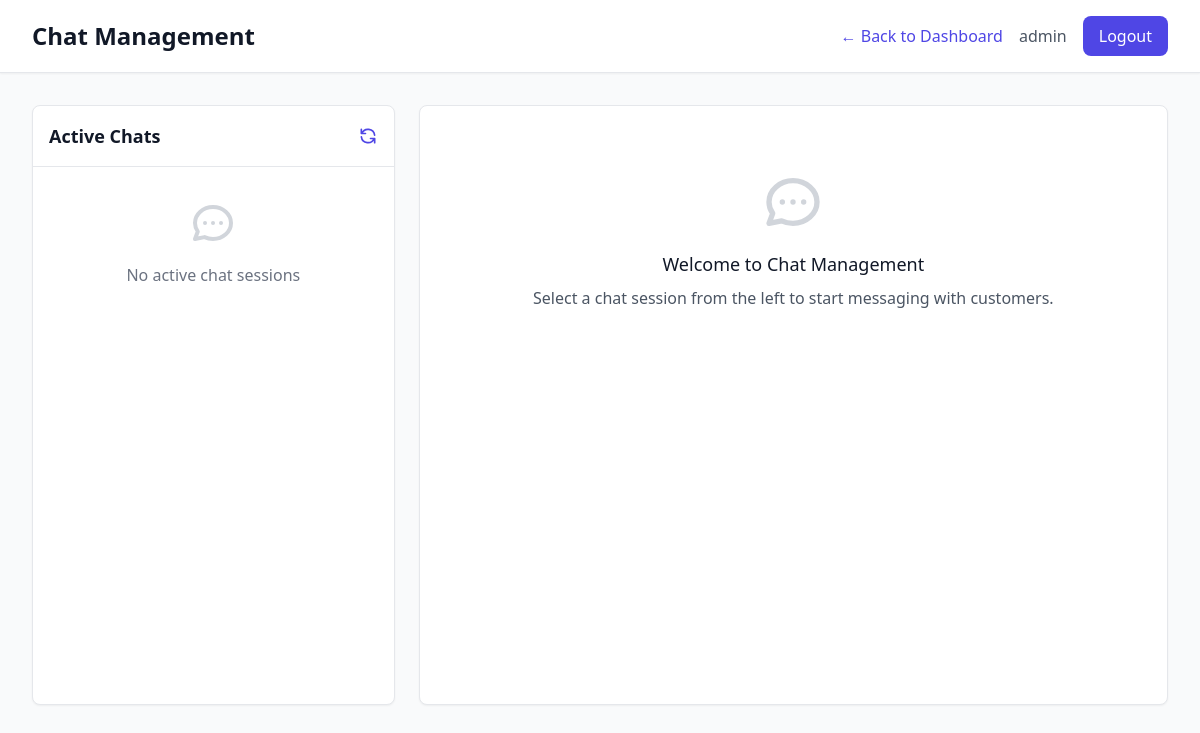
Before: /admin/chat (signed in) with the older database file.
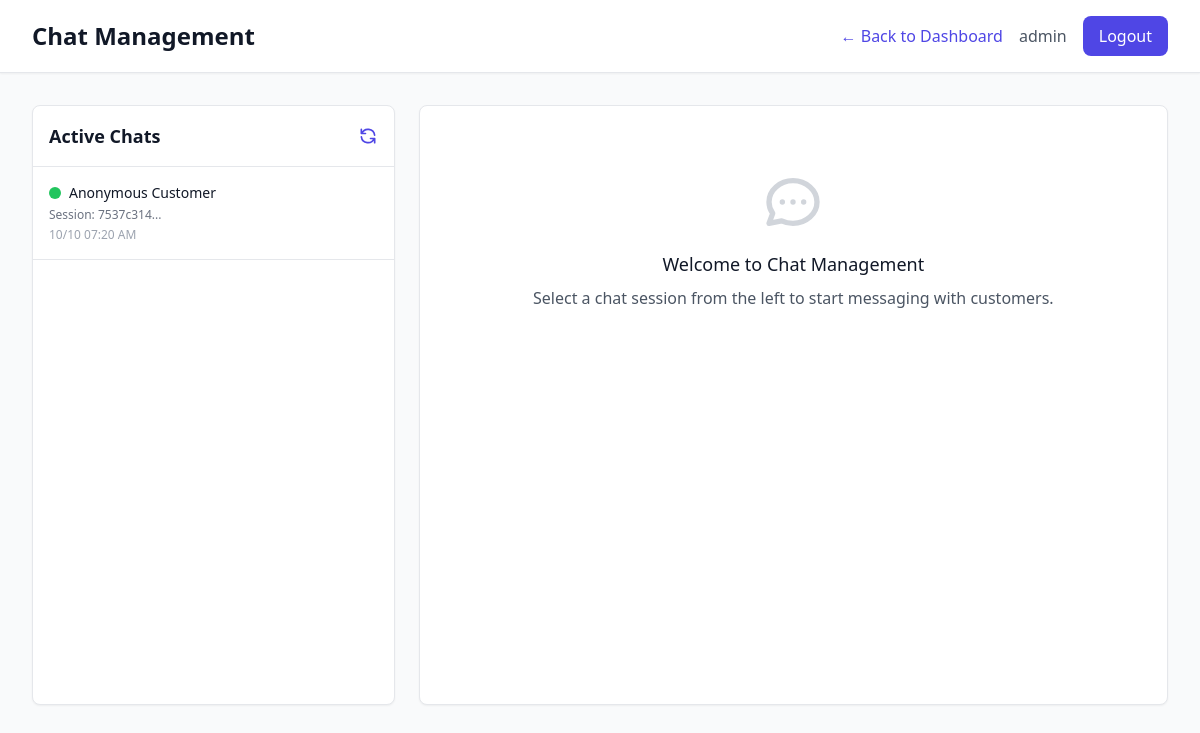
After: the same page with the newer database file.
### flask-app/models.py (models this page shows, shortened)
class ChatSession(db.Model):
    __tablename__ = 'chat_sessions'
    id = db.Column(db.Integer, primary_key=True)
    session_id = db.Column(db.String(100), unique=True, nullable=False)
    customer_name = db.Column(db.String(200))
    customer_email = db.Column(db.String(120))
    customer_phone = db.Column(db.String(20))
    status = db.Column(db.String(20), default='active')  # active, closed, archived
    assigned_admin_id = db.Column(db.Integer, db.ForeignKey('users.id'))
    ip_address = db.Column(db.String(45))
    user_agent = db.Column(db.String(500))
    last_activity = db.Column(db.DateTime, default=datetime.utcnow)
    created_at = db.Column(db.DateTime, default=datetime.utcnow)
    assigned_admin = db.relationship('User', backref='chat_sessions')

### flask-app/app.py (the view)
    def decorated_function(*args, **kwargs):
        if 'user_id' not in session:
            flash('Please log in to access this page.', 'warning')
            return redirect(url_for('login'))
        return f(*args, **kwargs)

### flask-app/app.py (called while the page is built)
def login_required(f):
    def decorated_function(*args, **kwargs):
        if 'user_id' not in session:
            flash('Please log in to access this page.', 'warning')
            return redirect(url_for('login'))
        return f(*args, **kwargs)
    decorated_function.__name__ = f.__name__
    return decorated_function

@app.route('/admin/chat')
@login_required
def admin_chat():
    user = session.get('user', {})
    if user.get('role') not in ['admin', 'manager']:
        flash('Access denied. Admin privileges required.', 'error')
        return redirect(url_for('home'))
    try:
        chat_sessions = ChatSession.query.filter_by(status='active')\
                                        .order_by(ChatSession.last_activity.desc())\
                                        .all()
        return render_template('admin/chat.html', chat_sessions=chat_sessions)
    except Exception as e:
        logger.error(f"Admin chat error: {e}")
        flash('Error loading chat interface', 'error')
        return render_template('admin/chat.html', chat_sessions=[])

### flask-app/templates/admin/chat.html (shortened to what this page needs)
<!DOCTYPE html>
<html lang="en">
<head>
    <script src="https://cdn.tailwindcss.com"></script>
</head>
<body class="bg-gray-50">
    <div class="min-h-screen">
        <header class="bg-white shadow-sm border-b">
            <div class="max-w-7xl mx-auto px-4 sm:px-6 lg:px-8">
                <div class="flex justify-between items-center py-4">
                    <div class="flex items-center">
                        <h1 class="text-2xl font-bold text-gray-900">Chat Management</h1>
                    </div>
                    <div class="flex items-center space-x-4">
                        <a href="/admin/dashboard" class="text-bluez-600 hover:text-bluez-800 font-medium">← Back to Dashboard</a>
                        <span class="text-gray-600">{{ session.user.username }}</span>
                        <a href="/logout" class="bg-bluez-600 text-white px-4 py-2 rounded-lg hover:bg-bluez-700 transition-colors">Logout</a>
                    </div>
                </div>
            </div>
        </header>
        <div class="max-w-7xl mx-auto px-4 sm:px-6 lg:px-8 py-8">
            <div class="grid grid-cols-1 lg:grid-cols-3 gap-6 h-[calc(100vh-200px)]">
                <div class="lg:col-span-1">
                    <div class="bg-white rounded-lg shadow-sm border h-full flex flex-col">
                        <div class="p-4 border-b">
                            <div class="flex items-center justify-between">
                                <h2 class="text-lg font-semibold text-gray-900">Active Chats</h2>
                                <button onclick="refreshSessions()" class="text-bluez-600 hover:text-bluez-800">
                                    <svg class="w-5 h-5" fill="none" stroke="currentColor" viewBox="0 0 24 24">
                                        <path stroke-linecap="round" stroke-linejoin="round" stroke-width="2" d="M4 4v5h.582m15.356 2A8.001 8.001 0 004.582 9m0 0H9m11 11v-5h-.581m0 0a8.003 8.003 0 01-15.357-2m15.357 2H15"/>
                                    </svg>
                                </button>
                            </div>
                        </div>
                        <div class="flex-1 overflow-y-auto" id="sessionsList">
                            {% if chat_sessions %}
                                {% for session in chat_sessions %}
                                <div class="chat-session-item p-4 border-b cursor-pointer"
                                     onclick="selectSession('{{ session.session_id }}', this)"
                                     data-session-id="{{ session.session_id }}">
                                    <div class="flex items-start justify-between">
                                        <div class="flex-1 min-w-0">
                                            <div class="flex items-center space-x-2">
                                                <div class="w-3 h-3 bg-green-500 rounded-full"></div>
                                                <h3 class="text-sm font-medium text-gray-900 truncate">
                                                    {{ session.customer_name or 'Anonymous Customer' }}
                                                </h3>
                                            </div>
                                            <p class="text-xs text-gray-500 mt-1">
                                                Session: {{ session.session_id[:8] }}...
                                            </p>
                                            <p class="text-xs text-gray-400 mt-1">
                                                {{ session.last_activity.strftime('%m/%d %I:%M %p') if session.last_activity }}
                                            </p>
                                        </div>
                                    </div>
                                </div>
                                {% endfor %}
                            {% else %}
                                <div class="p-8 text-center text-gray-500">
                                    <p>No active chat sessions</p>
                                </div>
                            {% endif %}
                        </div>
                    </div>
                </div>
                <div class="lg:col-span-2">
                    <div class="bg-white rounded-lg shadow-sm border h-full flex flex-col">
                        <div class="flex-1 overflow-y-auto p-4 space-y-4 chat-messages" id="messagesContainer">
                            <div class="text-center text-gray-500 py-12">
                                <h3 class="text-lg font-medium text-gray-900 mb-2">Welcome to Chat Management</h3>
                                <p class="text-gray-600">Select a chat session from the left to start messaging with customers.</p>
                            </div>
                        </div>
                    </div>
                </div>
            </div>
        </div>
    </div>
</body>
</html>

### flask-app/templates/admin/chat.html (style rules this page uses)
.chat-messages { max-height: 400px; overflow-y: auto; }
.chat-session-item { transition: all 0.2s ease; }

Changed rows visible on the page:
added ChatSession: customer_name "Anonymous Customer", session_id "7537c314", last_activity "10/10 07:20 AM"
Other visible differences:
text no longer shown: "No active chat sessions"
